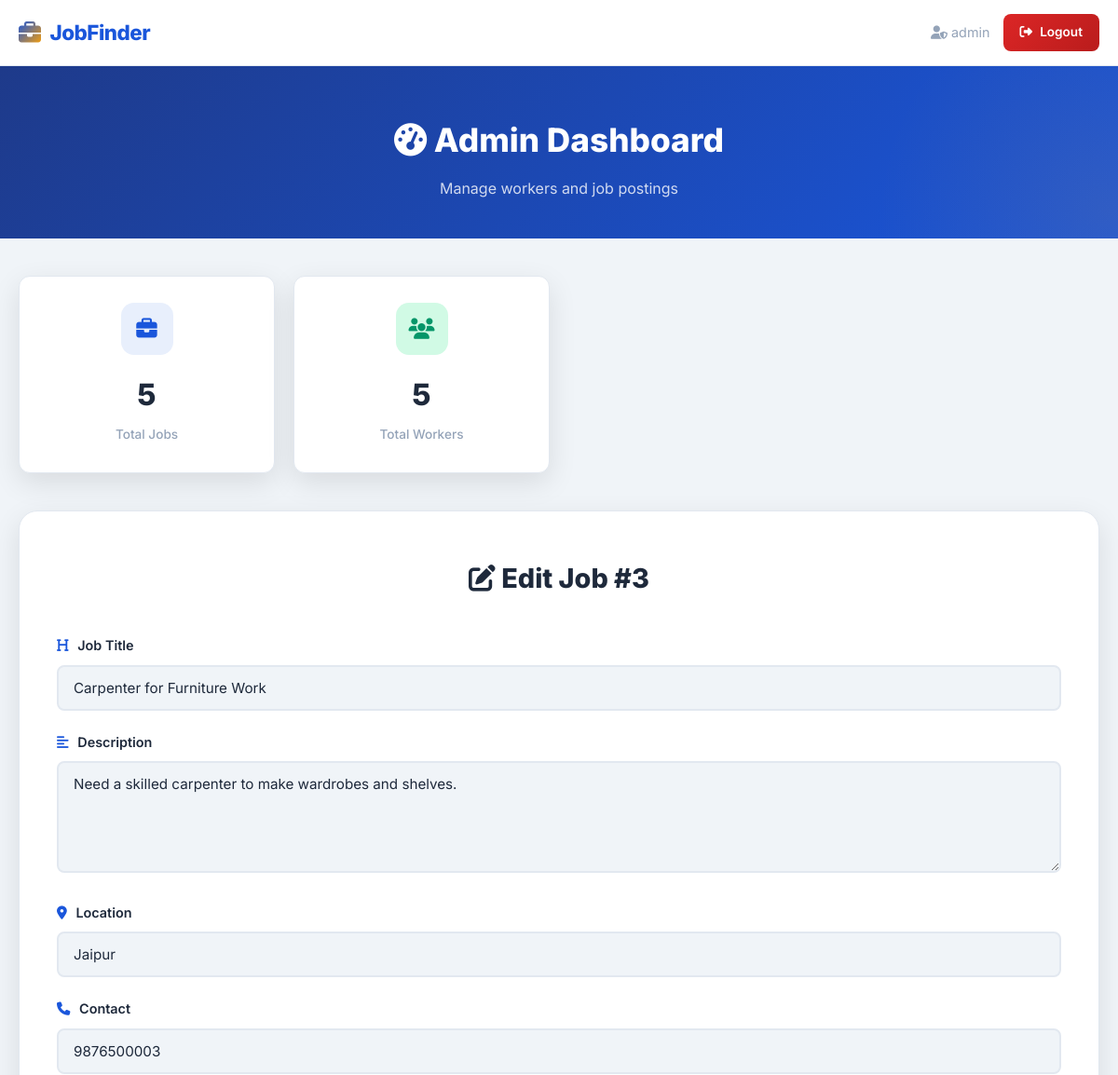
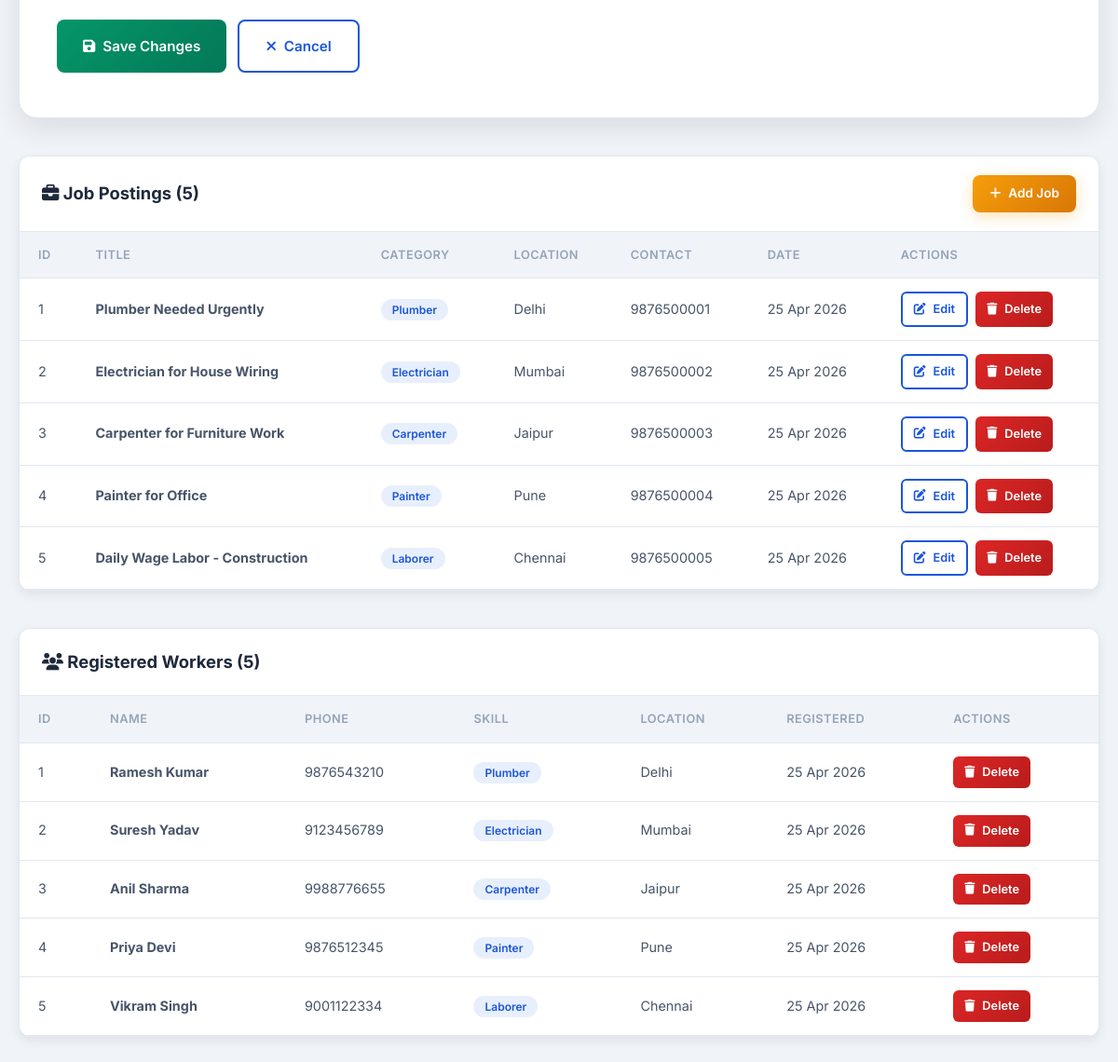
The app's page /admin/dashboard.php?edit_job=3 (signed in) with its own data (2 pictures, top to bottom).
### tables this page shows
CREATE TABLE IF NOT EXISTS jobs (
    id INT AUTO_INCREMENT PRIMARY KEY,
    title VARCHAR(150) NOT NULL,
    description TEXT NOT NULL,
    location VARCHAR(150) NOT NULL,
    contact VARCHAR(15) NOT NULL,
    skill_category VARCHAR(100) DEFAULT 'General',
    created_at TIMESTAMP DEFAULT CURRENT_TIMESTAMP
);

CREATE TABLE IF NOT EXISTS workers (
    id INT AUTO_INCREMENT PRIMARY KEY,
    name VARCHAR(100) NOT NULL,
    phone VARCHAR(15) NOT NULL,
    skill VARCHAR(100) NOT NULL,
    location VARCHAR(150) NOT NULL,
    created_at TIMESTAMP DEFAULT CURRENT_TIMESTAMP
);

### admin/dashboard.php (the view, shortened to what this page needs)
<?php
include '../includes/db.php';
$jobs = mysqli_query($conn, "SELECT * FROM jobs ORDER BY created_at DESC");
$totalJobs = mysqli_num_rows($jobs);
$workers = mysqli_query($conn, "SELECT * FROM workers ORDER BY created_at DESC");
$totalWorkers = mysqli_num_rows($workers);
$editingJob = null;
if (isset($_GET['edit_job'])) {
    $editJobId = intval($_GET['edit_job']);
    $editResult = mysqli_query($conn, "SELECT * FROM jobs WHERE id=$editJobId");
    if (mysqli_num_rows($editResult) == 1) {
        $editingJob = mysqli_fetch_assoc($editResult);
    }
}
?>
<!DOCTYPE html>
<html lang="en">
<head>
    <link rel="stylesheet" href="https://cdnjs.cloudflare.com/ajax/libs/font-awesome/6.5.0/css/all.min.css">
    <link rel="stylesheet" href="../assets/css/style.css">
</head>
<body>
<nav class="navbar">
    <div class="container nav-container">
        <a href="../index.php" class="nav-brand">
            <i class="fas fa-briefcase"></i>
            <span>JobFinder</span>
        </a>
        <div style="display: flex; align-items: center; gap: 14px;">
            <span style="font-size: 0.9rem; color: var(--text-muted);">
                <i class="fas fa-user-shield"></i>
                <?php echo htmlspecialchars($_SESSION['admin_username']); ?>
            </span>
            <a href="logout.php" class="btn btn-danger btn-sm">
                <i class="fas fa-sign-out-alt"></i> Logout
            </a>
        </div>
    </div>
</nav>
<main class="main-content">
    <section class="page-header">
        <div class="container">
            <h1><i class="fas fa-tachometer-alt"></i> Admin Dashboard</h1>
            <p>Manage workers and job postings</p>
        </div>
    </section>
    <section class="admin-dashboard">
        <div class="container">
            <div class="stats-grid" style="margin-bottom: 40px;">
                <div class="stat-card">
                    <div class="stat-icon blue"><i class="fas fa-briefcase"></i></div>
                    <div class="stat-number"><?php echo $totalJobs; ?></div>
                    <div class="stat-label">Total Jobs</div>
                </div>
                <div class="stat-card">
                    <div class="stat-icon green"><i class="fas fa-users"></i></div>
                    <div class="stat-number"><?php echo $totalWorkers; ?></div>
                    <div class="stat-label">Total Workers</div>
                </div>
            </div>
            <?php if ($editingJob): ?>
                <div class="form-container" style="margin-bottom: 40px; max-width: 100%;">
                    <div class="form-header">
                        <h2><i class="fas fa-edit"></i> Edit Job #<?php echo $editingJob['id']; ?></h2>
                    </div>
                    <form action="dashboard.php" method="POST">
                        <div class="form-group">
                            <label for="edit_title"><i class="fas fa-heading"></i> Job Title</label>
                            <input type="text" id="edit_title" name="edit_title" class="form-control"
                                   value="<?php echo htmlspecialchars($editingJob['title']); ?>" required>
                        </div>
                        <div class="form-group">
                            <label for="edit_description"><i class="fas fa-align-left"></i> Description</label>
                            <textarea id="edit_description" name="edit_description" class="form-control"
                                      required><?php echo htmlspecialchars($editingJob['description']); ?></textarea>
                        </div>
                        <div class="form-group">
                            <label for="edit_location"><i class="fas fa-map-marker-alt"></i> Location</label>
                            <input type="text" id="edit_location" name="edit_location" class="form-control"
                                   value="<?php echo htmlspecialchars($editingJob['location']); ?>" required>
                        </div>
                        <div class="form-group">
                            <label for="edit_contact"><i class="fas fa-phone"></i> Contact</label>
                            <input type="text" id="edit_contact" name="edit_contact" class="form-control"
                                   value="<?php echo htmlspecialchars($editingJob['contact']); ?>" required>
                        </div>
                        <div style="display: flex; gap: 12px;">
                            <button type="submit" class="btn btn-success">
                                <i class="fas fa-save"></i> Save Changes
                            </button>
                            <a href="dashboard.php" class="btn btn-outline">
                                <i class="fas fa-times"></i> Cancel
                            </a>
                        </div>
                    </form>
                </div>
            <?php endif; ?>
            <div class="admin-table-wrap">
                <div class="admin-table-header">
                    <h3><i class="fas fa-briefcase"></i> Job Postings (<?php echo $totalJobs; ?>)</h3>
                    <a href="../post-job.php" class="btn btn-primary btn-sm">
                        <i class="fas fa-plus"></i> Add Job
                    </a>
                </div>
                <table class="admin-table">
                    <thead>
                        <tr>
                            <th>ID</th>
                            <th>Title</th>
                            <th>Category</th>
                            <th>Location</th>
                            <th>Contact</th>
                            <th>Date</th>
                            <th>Actions</th>
                        </tr>
                    </thead>
                    <tbody>
                        <?php if ($totalJobs > 0): ?>
                            <?php while ($job = mysqli_fetch_assoc($jobs)): ?>
                                <tr>
                                    <td><?php echo $job['id']; ?></td>
                                    <td><strong><?php echo htmlspecialchars($job['title']); ?></strong></td>
                                    <td><span class="job-badge"><?php echo htmlspecialchars($job['skill_category']); ?></span></td>
                                    <td><?php echo htmlspecialchars($job['location']); ?></td>
                                    <td><?php echo htmlspecialchars($job['contact']); ?></td>
                                    <td><?php echo date('d M Y', strtotime($job['created_at'])); ?></td>
                                    <td>
                                        <div class="actions">
                                            <a href="dashboard.php?edit_job=<?php echo $job['id']; ?>"
                                               class="btn btn-outline btn-sm">
                                                <i class="fas fa-edit"></i> Edit
                                            </a>
                                            <a href="dashboard.php?delete_job=<?php echo $job['id']; ?>"
                                               class="btn btn-danger btn-sm"
                                               onclick="return confirm('Are you sure you want to delete this job?');">
                                                <i class="fas fa-trash"></i> Delete
                                            </a>
                                        </div>
                                    </td>
                                </tr>
                            <?php endwhile; ?>
                        <?php endif; ?>
                    </tbody>
                </table>
            </div>
            <div class="admin-table-wrap">
                <div class="admin-table-header">
                    <h3><i class="fas fa-users"></i> Registered Workers (<?php echo $totalWorkers; ?>)</h3>
                </div>
                <table class="admin-table">
                    <thead>
                        <tr>
                            <th>ID</th>
                            <th>Name</th>
                            <th>Phone</th>
                            <th>Skill</th>
                            <th>Location</th>
                            <th>Registered</th>
                            <th>Actions</th>
                        </tr>
                    </thead>
                    <tbody>
                        <?php if ($totalWorkers > 0): ?>
                            <?php while ($worker = mysqli_fetch_assoc($workers)): ?>
                                <tr>
                                    <td><?php echo $worker['id']; ?></td>
                                    <td><strong><?php echo htmlspecialchars($worker['name']); ?></strong></td>
                                    <td><?php echo htmlspecialchars($worker['phone']); ?></td>
                                    <td><span class="job-badge"><?php echo htmlspecialchars($worker['skill']); ?></span></td>
                                    <td><?php echo htmlspecialchars($worker['location']); ?></td>
                                    <td><?php echo date('d M Y', strtotime($worker['created_at'])); ?></td>
                                    <td>
                                        <div class="actions">
                                            <a href="dashboard.php?delete_worker=<?php echo $worker['id']; ?>"
                                               class="btn btn-danger btn-sm"
                                               onclick="return confirm('Are you sure you want to delete this worker?');">
                                                <i class="fas fa-trash"></i> Delete
                                            </a>
                                        </div>
                                    </td>
                                </tr>
                            <?php endwhile; ?>
                        <?php endif; ?>
                    </tbody>
                </table>
            </div>
        </div>
    </section>
</main>
</body>
</html>

### records on screen
jobs: id "3", edit_title "Carpenter for Furniture Work", edit_description "Need a skilled carpenter to make wardrobes and shelves.", edit_location "Jaipur", edit_contact "9876500003", title "Carpenter for Furniture Work", skill_category "Carpenter", location "Jaipur", contact "9876500003", created_at "25 Apr 2026"
jobs: id "1", title "Plumber Needed Urgently", skill_category "Plumber", location "Delhi", contact "9876500001", created_at "25 Apr 2026"
jobs: id "2", title "Electrician for House Wiring", skill_category "Electrician", location "Mumbai", contact "9876500002", created_at "25 Apr 2026"
jobs: id "4", title "Painter for Office", skill_category "Painter", location "Pune", contact "9876500004", created_at "25 Apr 2026"
jobs: id "5", title "Daily Wage Labor - Construction", skill_category "Laborer", location "Chennai", contact "9876500005", created_at "25 Apr 2026"
workers: id "1", name "Ramesh Kumar", phone "9876543210", skill "Plumber", location "Delhi", created_at "25 Apr 2026"
workers: id "2", name "Suresh Yadav", phone "9123456789", skill "Electrician", location "Mumbai", created_at "25 Apr 2026"
workers: id "3", name "Anil Sharma", phone "9988776655", skill "Carpenter", location "Jaipur", created_at "25 Apr 2026"
workers: id "4", name "Priya Devi", phone "9876512345", skill "Painter", location "Pune", created_at "25 Apr 2026"
workers: id "5", name "Vikram Singh", phone "9001122334", skill "Laborer", location "Chennai", created_at "25 Apr 2026"

### other values on screen
$_SESSION['admin_username'] "admin"
$totalJobs "5"
$totalWorkers "5"
